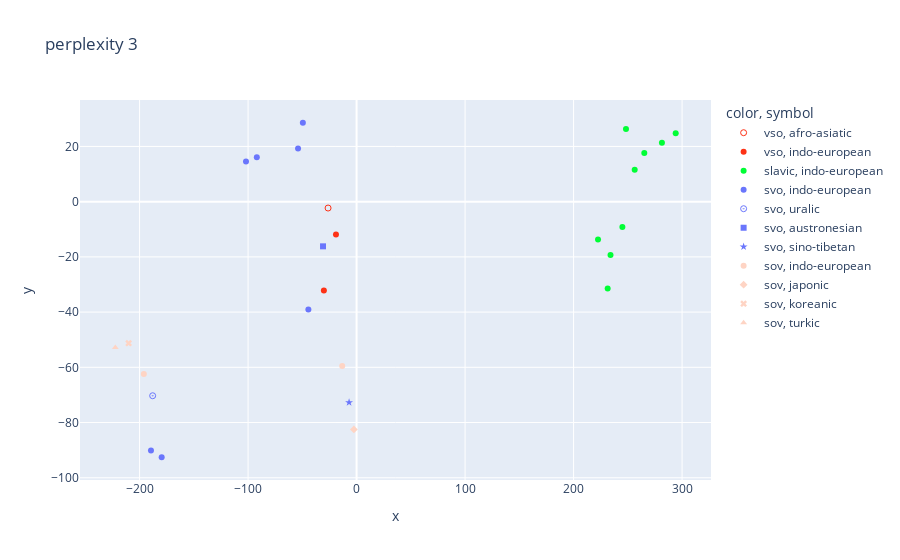
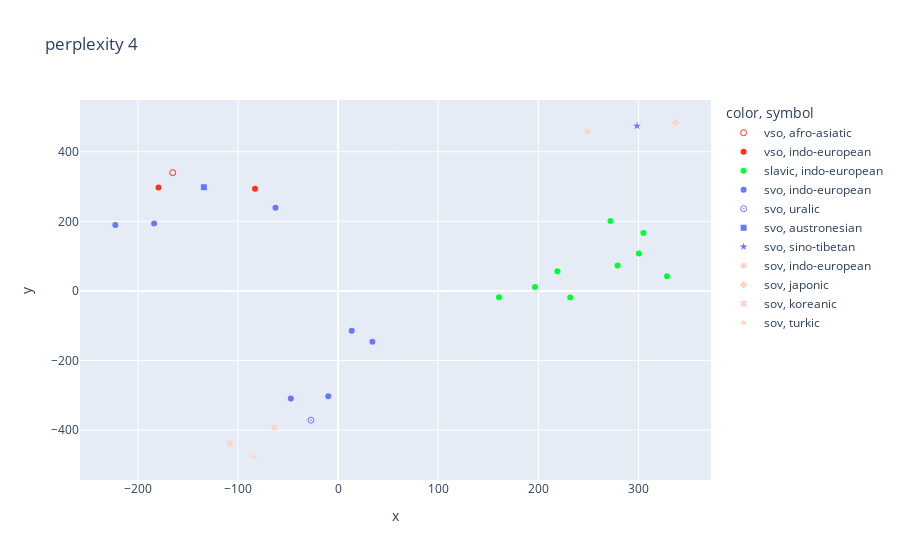
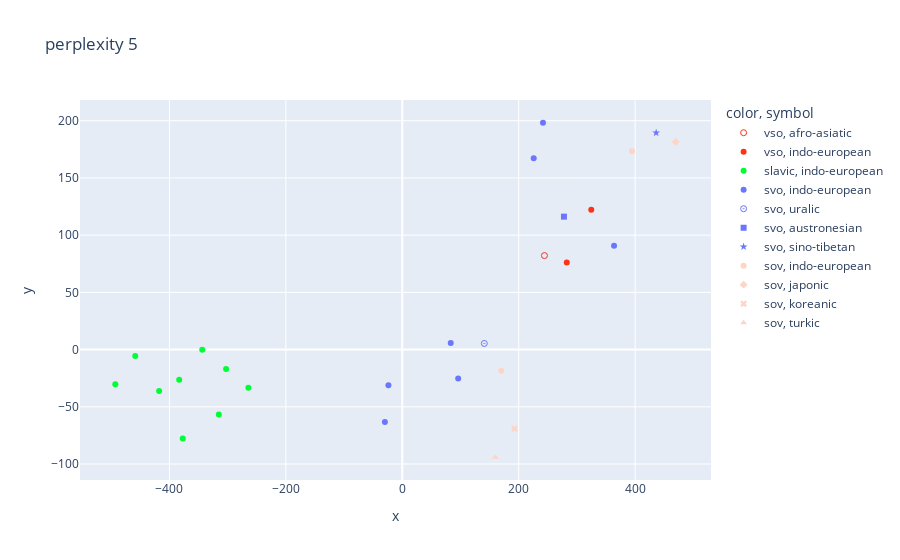
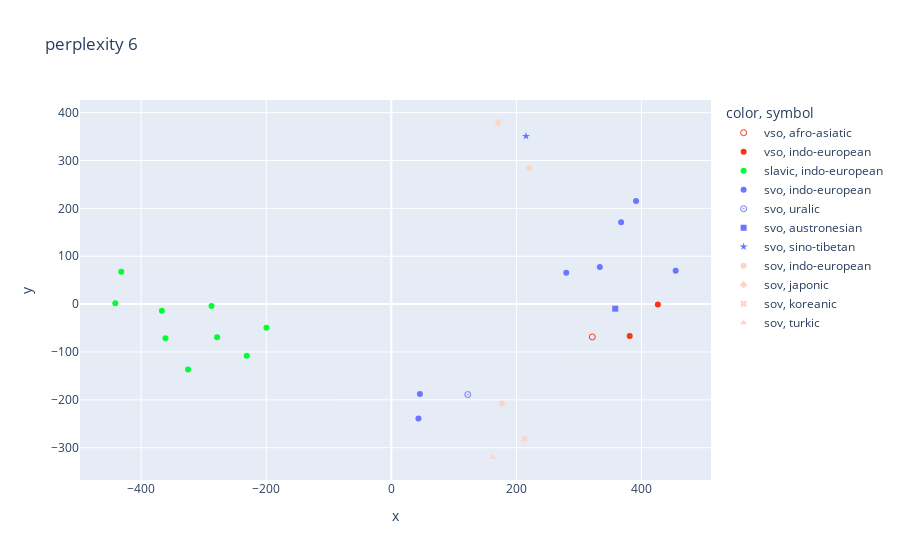

The cell these charts' notebook holds for them, in order:
### Code cell
for p in range(3, 16):    
    X_embedded = TSNE(perplexity=p, metric='euclidean', random_state=42).fit_transform(X)
    fig = px.scatter(x=X_embedded[:,0], y=X_embedded[:,1], color=[lang_types_dict[l] for l in langs], symbol=[families_dict[l] for l in langs], title=f"perplexity {p}", color_discrete_sequence=px.colors.qualitative.Light24, hover_data=[langs],
                     symbol_sequence= ['circle-open', 'circle', 'circle-open-dot', 'square', 'diamond', 'x', 'triangle-up', 'star', 'cross-thin'])
    fig.show()

### Figure 1 — Plotly figure (JSON) as saved in the notebook; plotly's stock layout.template omitted (floating-point values rounded to 4 significant figures)
{"data": [{"customdata": [["ar"]], "hovertemplate": "color=vso<br>symbol=afro-asiatic<br>x=%{x}<br>y=%{y}<br>hover_data_0=%{customdata[0]}<extra></extra>", "legendgroup": "vso, afro-asiatic", "marker": {"color": "#FD3216", "symbol": "circle-open"}, "mode": "markers", "name": "vso, afro-asiatic", "orientation": "v", "showlegend": true, "type": "scatter", "x": [-26.27], "xaxis": "x", "y": [-2.309], "yaxis": "y"}, {"customdata": [["cy"], ["ga"]], "hovertemplate": "color=vso<br>symbol=indo-european<br>x=%{x}<br>y=%{y}<br>hover_data_0=%{customdata[0]}<extra></extra>", "legendgroup": "vso, indo-european", "marker": {"color": "#FD3216", "symbol": "circle"}, "mode": "markers", "name": "vso, indo-european", "orientation": "v", "showlegend": true, "type": "scatter", "x": [-18.99, -30.13], "xaxis": "x", "y": [-11.9, -32.14], "yaxis": "y"}, {"customdata": [["be"], ["bg"], ["cs"], ["hr"], ["pl"], ["ru"], ["slk"], ["slv"], ["uk"]], "hovertemplate": "color=slavic<br>symbol=indo-european<br>x=%{x}<br>y=%{y}<br>hover_data_0=%{customdata[0]}<extra></extra>", "legendgroup": "slavic, indo-european", "marker": {"color": "#00FE35", "symbol": "circle"}, "mode": "markers", "name": "slavic, indo-european", "orientation": "v", "showlegend": true, "type": "scatter", "x": [248.3, 245.0, 222.5, 234.0, 281.4, 256.3, 294.1, 231.4, 265.2], "xaxis": "x", "y": [26.32, -9.132, -13.72, -19.36, 21.38, 11.58, 24.77, -31.45, 17.59], "yaxis": "y"}, {"customdata": [["de"], ["en"], ["es"], ["fr"], ["lt"], ["lv"], ["nl"]], "hovertemplate": "color=svo<br>symbol=indo-european<br>x=%{x}<br>y=%{y}<br>hover_data_0=%{customdata[0]}<extra></extra>", "legendgroup": "svo, indo-european", "marker": {"color": "#6A76FC", "symbol": "circle"}, "mode": "markers", "name": "svo, indo-european", "orientation": "v", "showlegend": true, "type": "scatter", "x": [-101.9, -44.43, -53.95, -49.52, -189.5, -179.6, -91.95], "xaxis": "x", "y": [14.55, -39.1, 19.28, 28.58, -90.14, -92.57, 16.11], "yaxis": "y"}, {"customdata": [["fi"]], "hovertemplate": "color=svo<br>symbol=uralic<br>x=%{x}<br>y=%{y}<br>hover_data_0=%{customdata[0]}<extra></extra>", "legendgroup": "svo, uralic", "marker": {"color": "#6A76FC", "symbol": "circle-open-dot"}, "mode": "markers", "name": "svo, uralic", "orientation": "v", "showlegend": true, "type": "scatter", "x": [-187.9], "xaxis": "x", "y": [-70.3], "yaxis": "y"}, {"customdata": [["id"]], "hovertemplate": "color=svo<br>symbol=austronesian<br>x=%{x}<br>y=%{y}<br>hover_data_0=%{customdata[0]}<extra></extra>", "legendgroup": "svo, austronesian", "marker": {"color": "#6A76FC", "symbol": "square"}, "mode": "markers", "name": "svo, austronesian", "orientation": "v", "showlegend": true, "type": "scatter", "x": [-30.92], "xaxis": "x", "y": [-16.18], "yaxis": "y"}, {"customdata": [["zh"]], "hovertemplate": "color=svo<br>symbol=sino-tibetan<br>x=%{x}<br>y=%{y}<br>hover_data_0=%{customdata[0]}<extra></extra>", "legendgroup": "svo, sino-tibetan", "marker": {"color": "#6A76FC", "symbol": "star"}, "mode": "markers", "name": "svo, sino-tibetan", "orientation": "v", "showlegend": true, "type": "scatter", "x": [-6.913], "xaxis": "x", "y": [-72.72], "yaxis": "y"}, {"customdata": [["fa"], ["hy"]], "hovertemplate": "color=sov<br>symbol=indo-european<br>x=%{x}<br>y=%{y}<br>hover_data_0=%{customdata[0]}<extra></extra>", "legendgroup": "sov, indo-european", "marker": {"color": "#FED4C4", "symbol": "circle"}, "mode": "markers", "name": "sov, indo-european", "orientation": "v", "showlegend": true, "type": "scatter", "x": [-13.23, -196.1], "xaxis": "x", "y": [-59.55, -62.45], "yaxis": "y"}, {"customdata": [["ja"]], "hovertemplate": "color=sov<br>symbol=japonic<br>x=%{x}<br>y=%{y}<br>hover_data_0=%{customdata[0]}<extra></extra>", "legendgroup": "sov, japonic", "marker": {"color": "#FED4C4", "symbol": "diamond"}, "mode": "markers", "name": "sov, japonic", "orientation": "v", "showlegend": true, "type": "scatter", "x": [-2.486], "xaxis": "x", "y": [-82.51], "yaxis": "y"}, {"customdata": [["ko"]], "hovertemplate": "color=sov<br>symbol=koreanic<br>x=%{x}<br>y=%{y}<br>hover_data_0=%{customdata[0]}<extra></extra>", "legendgroup": "sov, koreanic", "marker": {"color": "#FED4C4", "symbol": "x"}, "mode": "markers", "name": "sov, koreanic", "orientation": "v", "showlegend": true, "type": "scatter", "x": [-210.1], "xaxis": "x", "y": [-51.26], "yaxis": "y"}, {"customdata": [["tr"]], "hovertemplate": "color=sov<br>symbol=turkic<br>x=%{x}<br>y=%{y}<br>hover_data_0=%{customdata[0]}<extra></extra>", "legendgroup": "sov, turkic", "marker": {"color": "#FED4C4", "symbol": "triangle-up"}, "mode": "markers", "name": "sov, turkic", "orientation": "v", "showlegend": true, "type": "scatter", "x": [-222.4], "xaxis": "x", "y": [-52.85], "yaxis": "y"}], "layout": {"legend": {"title": {"text": "color, symbol"}, "tracegroupgap": 0}, "title": {"text": "perplexity 3"}, "xaxis": {"anchor": "y", "domain": [0, 1], "title": {"text": "x"}}, "yaxis": {"anchor": "x", "domain": [0, 1], "title": {"text": "y"}}}}

### Figure 2 — Plotly figure (JSON) as saved in the notebook; plotly's stock layout.template omitted (floating-point values rounded to 4 significant figures)
{"data": [{"customdata": [["ar"]], "hovertemplate": "color=vso<br>symbol=afro-asiatic<br>x=%{x}<br>y=%{y}<br>hover_data_0=%{customdata[0]}<extra></extra>", "legendgroup": "vso, afro-asiatic", "marker": {"color": "#FD3216", "symbol": "circle-open"}, "mode": "markers", "name": "vso, afro-asiatic", "orientation": "v", "showlegend": true, "type": "scatter", "x": [-165.2], "xaxis": "x", "y": [339.8], "yaxis": "y"}, {"customdata": [["cy"], ["ga"]], "hovertemplate": "color=vso<br>symbol=indo-european<br>x=%{x}<br>y=%{y}<br>hover_data_0=%{customdata[0]}<extra></extra>", "legendgroup": "vso, indo-european", "marker": {"color": "#FD3216", "symbol": "circle"}, "mode": "markers", "name": "vso, indo-european", "orientation": "v", "showlegend": true, "type": "scatter", "x": [-179.4, -82.98], "xaxis": "x", "y": [297.5, 293.5], "yaxis": "y"}, {"customdata": [["be"], ["bg"], ["cs"], ["hr"], ["pl"], ["ru"], ["slk"], ["slv"], ["uk"]], "hovertemplate": "color=slavic<br>symbol=indo-european<br>x=%{x}<br>y=%{y}<br>hover_data_0=%{customdata[0]}<extra></extra>", "legendgroup": "slavic, indo-european", "marker": {"color": "#00FE35", "symbol": "circle"}, "mode": "markers", "name": "slavic, indo-european", "orientation": "v", "showlegend": true, "type": "scatter", "x": [328.6, 219.1, 231.9, 196.7, 305.1, 279.2, 272.1, 160.7, 300.5], "xaxis": "x", "y": [41.98, 56.85, -18.74, 11.2, 166.3, 73.41, 201.2, -17.84, 107.3], "yaxis": "y"}, {"customdata": [["de"], ["en"], ["es"], ["fr"], ["lt"], ["lv"], ["nl"]], "hovertemplate": "color=svo<br>symbol=indo-european<br>x=%{x}<br>y=%{y}<br>hover_data_0=%{customdata[0]}<extra></extra>", "legendgroup": "svo, indo-european", "marker": {"color": "#6A76FC", "symbol": "circle"}, "mode": "markers", "name": "svo, indo-european", "orientation": "v", "showlegend": true, "type": "scatter", "x": [34.27, -62.55, -183.8, -222.6, -47.25, -9.849, 13.59], "xaxis": "x", "y": [-145.8, 239.1, 193.9, 189.3, -309.3, -302.9, -114.5], "yaxis": "y"}, {"customdata": [["fi"]], "hovertemplate": "color=svo<br>symbol=uralic<br>x=%{x}<br>y=%{y}<br>hover_data_0=%{customdata[0]}<extra></extra>", "legendgroup": "svo, uralic", "marker": {"color": "#6A76FC", "symbol": "circle-open-dot"}, "mode": "markers", "name": "svo, uralic", "orientation": "v", "showlegend": true, "type": "scatter", "x": [-27.13], "xaxis": "x", "y": [-371.4], "yaxis": "y"}, {"customdata": [["id"]], "hovertemplate": "color=svo<br>symbol=austronesian<br>x=%{x}<br>y=%{y}<br>hover_data_0=%{customdata[0]}<extra></extra>", "legendgroup": "svo, austronesian", "marker": {"color": "#6A76FC", "symbol": "square"}, "mode": "markers", "name": "svo, austronesian", "orientation": "v", "showlegend": true, "type": "scatter", "x": [-134.1], "xaxis": "x", "y": [298.0], "yaxis": "y"}, {"customdata": [["zh"]], "hovertemplate": "color=svo<br>symbol=sino-tibetan<br>x=%{x}<br>y=%{y}<br>hover_data_0=%{customdata[0]}<extra></extra>", "legendgroup": "svo, sino-tibetan", "marker": {"color": "#6A76FC", "symbol": "star"}, "mode": "markers", "name": "svo, sino-tibetan", "orientation": "v", "showlegend": true, "type": "scatter", "x": [298.6], "xaxis": "x", "y": [474.1], "yaxis": "y"}, {"customdata": [["fa"], ["hy"]], "hovertemplate": "color=sov<br>symbol=indo-european<br>x=%{x}<br>y=%{y}<br>hover_data_0=%{customdata[0]}<extra></extra>", "legendgroup": "sov, indo-european", "marker": {"color": "#FED4C4", "symbol": "circle"}, "mode": "markers", "name": "sov, indo-european", "orientation": "v", "showlegend": true, "type": "scatter", "x": [249.1, -63.65], "xaxis": "x", "y": [458.2, -393.3], "yaxis": "y"}, {"customdata": [["ja"]], "hovertemplate": "color=sov<br>symbol=japonic<br>x=%{x}<br>y=%{y}<br>hover_data_0=%{customdata[0]}<extra></extra>", "legendgroup": "sov, japonic", "marker": {"color": "#FED4C4", "symbol": "diamond"}, "mode": "markers", "name": "sov, japonic", "orientation": "v", "showlegend": true, "type": "scatter", "x": [337.2], "xaxis": "x", "y": [483.3], "yaxis": "y"}, {"customdata": [["ko"]], "hovertemplate": "color=sov<br>symbol=koreanic<br>x=%{x}<br>y=%{y}<br>hover_data_0=%{customdata[0]}<extra></extra>", "legendgroup": "sov, koreanic", "marker": {"color": "#FED4C4", "symbol": "x"}, "mode": "markers", "name": "sov, koreanic", "orientation": "v", "showlegend": true, "type": "scatter", "x": [-108.1], "xaxis": "x", "y": [-438.4], "yaxis": "y"}, {"customdata": [["tr"]], "hovertemplate": "color=sov<br>symbol=turkic<br>x=%{x}<br>y=%{y}<br>hover_data_0=%{customdata[0]}<extra></extra>", "legendgroup": "sov, turkic", "marker": {"color": "#FED4C4", "symbol": "triangle-up"}, "mode": "markers", "name": "sov, turkic", "orientation": "v", "showlegend": true, "type": "scatter", "x": [-84.18], "xaxis": "x", "y": [-478.0], "yaxis": "y"}], "layout": {"legend": {"title": {"text": "color, symbol"}, "tracegroupgap": 0}, "title": {"text": "perplexity 4"}, "xaxis": {"anchor": "y", "domain": [0, 1], "title": {"text": "x"}}, "yaxis": {"anchor": "x", "domain": [0, 1], "title": {"text": "y"}}}}

### Figure 3 — Plotly figure (JSON) as saved in the notebook; plotly's stock layout.template omitted (floating-point values rounded to 4 significant figures)
{"data": [{"customdata": [["ar"]], "hovertemplate": "color=vso<br>symbol=afro-asiatic<br>x=%{x}<br>y=%{y}<br>hover_data_0=%{customdata[0]}<extra></extra>", "legendgroup": "vso, afro-asiatic", "marker": {"color": "#FD3216", "symbol": "circle-open"}, "mode": "markers", "name": "vso, afro-asiatic", "orientation": "v", "showlegend": true, "type": "scatter", "x": [244.2], "xaxis": "x", "y": [82.16], "yaxis": "y"}, {"customdata": [["cy"], ["ga"]], "hovertemplate": "color=vso<br>symbol=indo-european<br>x=%{x}<br>y=%{y}<br>hover_data_0=%{customdata[0]}<extra></extra>", "legendgroup": "vso, indo-european", "marker": {"color": "#FD3216", "symbol": "circle"}, "mode": "markers", "name": "vso, indo-european", "orientation": "v", "showlegend": true, "type": "scatter", "x": [282.5, 324.6], "xaxis": "x", "y": [76.08, 122.3], "yaxis": "y"}, {"customdata": [["be"], ["bg"], ["cs"], ["hr"], ["pl"], ["ru"], ["slk"], ["slv"], ["uk"]], "hovertemplate": "color=slavic<br>symbol=indo-european<br>x=%{x}<br>y=%{y}<br>hover_data_0=%{customdata[0]}<extra></extra>", "legendgroup": "slavic, indo-european", "marker": {"color": "#00FE35", "symbol": "circle"}, "mode": "markers", "name": "slavic, indo-european", "orientation": "v", "showlegend": true, "type": "scatter", "x": [-377.2, -343.7, -315.2, -302.7, -458.7, -383.2, -493.0, -264.4, -417.7], "xaxis": "x", "y": [-77.61, -0.1606, -56.63, -16.88, -5.657, -26.31, -30.39, -33.26, -36.28], "yaxis": "y"}, {"customdata": [["de"], ["en"], ["es"], ["fr"], ["lt"], ["lv"], ["nl"]], "hovertemplate": "color=svo<br>symbol=indo-european<br>x=%{x}<br>y=%{y}<br>hover_data_0=%{customdata[0]}<extra></extra>", "legendgroup": "svo, indo-european", "marker": {"color": "#6A76FC", "symbol": "circle"}, "mode": "markers", "name": "svo, indo-european", "orientation": "v", "showlegend": true, "type": "scatter", "x": [-29.89, 363.8, 225.8, 241.7, 96.03, 83.2, -23.81], "xaxis": "x", "y": [-63.22, 90.68, 167.2, 198.3, -25.31, 5.749, -31.15], "yaxis": "y"}, {"customdata": [["fi"]], "hovertemplate": "color=svo<br>symbol=uralic<br>x=%{x}<br>y=%{y}<br>hover_data_0=%{customdata[0]}<extra></extra>", "legendgroup": "svo, uralic", "marker": {"color": "#6A76FC", "symbol": "circle-open-dot"}, "mode": "markers", "name": "svo, uralic", "orientation": "v", "showlegend": true, "type": "scatter", "x": [140.9], "xaxis": "x", "y": [5.359], "yaxis": "y"}, {"customdata": [["id"]], "hovertemplate": "color=svo<br>symbol=austronesian<br>x=%{x}<br>y=%{y}<br>hover_data_0=%{customdata[0]}<extra></extra>", "legendgroup": "svo, austronesian", "marker": {"color": "#6A76FC", "symbol": "square"}, "mode": "markers", "name": "svo, austronesian", "orientation": "v", "showlegend": true, "type": "scatter", "x": [277.7], "xaxis": "x", "y": [116.2], "yaxis": "y"}, {"customdata": [["zh"]], "hovertemplate": "color=svo<br>symbol=sino-tibetan<br>x=%{x}<br>y=%{y}<br>hover_data_0=%{customdata[0]}<extra></extra>", "legendgroup": "svo, sino-tibetan", "marker": {"color": "#6A76FC", "symbol": "star"}, "mode": "markers", "name": "svo, sino-tibetan", "orientation": "v", "showlegend": true, "type": "scatter", "x": [436.1], "xaxis": "x", "y": [189.4], "yaxis": "y"}, {"customdata": [["fa"], ["hy"]], "hovertemplate": "color=sov<br>symbol=indo-european<br>x=%{x}<br>y=%{y}<br>hover_data_0=%{customdata[0]}<extra></extra>", "legendgroup": "sov, indo-european", "marker": {"color": "#FED4C4", "symbol": "circle"}, "mode": "markers", "name": "sov, indo-european", "orientation": "v", "showlegend": true, "type": "scatter", "x": [394.5, 170.0], "xaxis": "x", "y": [173.3, -18.56], "yaxis": "y"}, {"customdata": [["ja"]], "hovertemplate": "color=sov<br>symbol=japonic<br>x=%{x}<br>y=%{y}<br>hover_data_0=%{customdata[0]}<extra></extra>", "legendgroup": "sov, japonic", "marker": {"color": "#FED4C4", "symbol": "diamond"}, "mode": "markers", "name": "sov, japonic", "orientation": "v", "showlegend": true, "type": "scatter", "x": [469.7], "xaxis": "x", "y": [181.5], "yaxis": "y"}, {"customdata": [["ko"]], "hovertemplate": "color=sov<br>symbol=koreanic<br>x=%{x}<br>y=%{y}<br>hover_data_0=%{customdata[0]}<extra></extra>", "legendgroup": "sov, koreanic", "marker": {"color": "#FED4C4", "symbol": "x"}, "mode": "markers", "name": "sov, koreanic", "orientation": "v", "showlegend": true, "type": "scatter", "x": [192.7], "xaxis": "x", "y": [-69.07], "yaxis": "y"}, {"customdata": [["tr"]], "hovertemplate": "color=sov<br>symbol=turkic<br>x=%{x}<br>y=%{y}<br>hover_data_0=%{customdata[0]}<extra></extra>", "legendgroup": "sov, turkic", "marker": {"color": "#FED4C4", "symbol": "triangle-up"}, "mode": "markers", "name": "sov, turkic", "orientation": "v", "showlegend": true, "type": "scatter", "x": [159.9], "xaxis": "x", "y": [-94.1], "yaxis": "y"}], "layout": {"legend": {"title": {"text": "color, symbol"}, "tracegroupgap": 0}, "title": {"text": "perplexity 5"}, "xaxis": {"anchor": "y", "domain": [0, 1], "title": {"text": "x"}}, "yaxis": {"anchor": "x", "domain": [0, 1], "title": {"text": "y"}}}}

### Figure 4 — Plotly figure (JSON) as saved in the notebook; plotly's stock layout.template omitted (floating-point values rounded to 4 significant figures)
{"data": [{"customdata": [["ar"]], "hovertemplate": "color=vso<br>symbol=afro-asiatic<br>x=%{x}<br>y=%{y}<br>hover_data_0=%{customdata[0]}<extra></extra>", "legendgroup": "vso, afro-asiatic", "marker": {"color": "#FD3216", "symbol": "circle-open"}, "mode": "markers", "name": "vso, afro-asiatic", "orientation": "v", "showlegend": true, "type": "scatter", "x": [321.3], "xaxis": "x", "y": [-68.5], "yaxis": "y"}, {"customdata": [["cy"], ["ga"]], "hovertemplate": "color=vso<br>symbol=indo-european<br>x=%{x}<br>y=%{y}<br>hover_data_0=%{customdata[0]}<extra></extra>", "legendgroup": "vso, indo-european", "marker": {"color": "#FD3216", "symbol": "circle"}, "mode": "markers", "name": "vso, indo-european", "orientation": "v", "showlegend": true, "type": "scatter", "x": [381.2, 426.2], "xaxis": "x", "y": [-66.71, -1.016], "yaxis": "y"}, {"customdata": [["be"], ["bg"], ["cs"], ["hr"], ["pl"], ["ru"], ["slk"], ["slv"], ["uk"]], "hovertemplate": "color=slavic<br>symbol=indo-european<br>x=%{x}<br>y=%{y}<br>hover_data_0=%{customdata[0]}<extra></extra>", "legendgroup": "slavic, indo-european", "marker": {"color": "#00FE35", "symbol": "circle"}, "mode": "markers", "name": "slavic, indo-european", "orientation": "v", "showlegend": true, "type": "scatter", "x": [-325.0, -287.5, -278.6, -231.3, -441.4, -361.1, -431.9, -199.7, -366.9], "xaxis": "x", "y": [-136.4, -3.794, -69.36, -108.1, 1.708, -71.1, 67.75, -49.5, -14.03], "yaxis": "y"}, {"customdata": [["de"], ["en"], ["es"], ["fr"], ["lt"], ["lv"], ["nl"]], "hovertemplate": "color=svo<br>symbol=indo-european<br>x=%{x}<br>y=%{y}<br>hover_data_0=%{customdata[0]}<extra></extra>", "legendgroup": "svo, indo-european", "marker": {"color": "#6A76FC", "symbol": "circle"}, "mode": "markers", "name": "svo, indo-european", "orientation": "v", "showlegend": true, "type": "scatter", "x": [391.3, 454.7, 333.4, 279.7, 45.66, 43.35, 367.4], "xaxis": "x", "y": [215.3, 69.88, 77.46, 65.66, -187.7, -238.7, 170.9], "yaxis": "y"}, {"customdata": [["fi"]], "hovertemplate": "color=svo<br>symbol=uralic<br>x=%{x}<br>y=%{y}<br>hover_data_0=%{customdata[0]}<extra></extra>", "legendgroup": "svo, uralic", "marker": {"color": "#6A76FC", "symbol": "circle-open-dot"}, "mode": "markers", "name": "svo, uralic", "orientation": "v", "showlegend": true, "type": "scatter", "x": [122.2], "xaxis": "x", "y": [-188.9], "yaxis": "y"}, {"customdata": [["id"]], "hovertemplate": "color=svo<br>symbol=austronesian<br>x=%{x}<br>y=%{y}<br>hover_data_0=%{customdata[0]}<extra></extra>", "legendgroup": "svo, austronesian", "marker": {"color": "#6A76FC", "symbol": "square"}, "mode": "markers", "name": "svo, austronesian", "orientation": "v", "showlegend": true, "type": "scatter", "x": [358.0], "xaxis": "x", "y": [-9.548], "yaxis": "y"}, {"customdata": [["zh"]], "hovertemplate": "color=svo<br>symbol=sino-tibetan<br>x=%{x}<br>y=%{y}<br>hover_data_0=%{customdata[0]}<extra></extra>", "legendgroup": "svo, sino-tibetan", "marker": {"color": "#6A76FC", "symbol": "star"}, "mode": "markers", "name": "svo, sino-tibetan", "orientation": "v", "showlegend": true, "type": "scatter", "x": [215.4], "xaxis": "x", "y": [350.8], "yaxis": "y"}, {"customdata": [["fa"], ["hy"]], "hovertemplate": "color=sov<br>symbol=indo-european<br>x=%{x}<br>y=%{y}<br>hover_data_0=%{customdata[0]}<extra></extra>", "legendgroup": "sov, indo-european", "marker": {"color": "#FED4C4", "symbol": "circle"}, "mode": "markers", "name": "sov, indo-european", "orientation": "v", "showlegend": true, "type": "scatter", "x": [220.5, 176.9], "xaxis": "x", "y": [283.7, -207.4], "yaxis": "y"}, {"customdata": [["ja"]], "hovertemplate": "color=sov<br>symbol=japonic<br>x=%{x}<br>y=%{y}<br>hover_data_0=%{customdata[0]}<extra></extra>", "legendgroup": "sov, japonic", "marker": {"color": "#FED4C4", "symbol": "diamond"}, "mode": "markers", "name": "sov, japonic", "orientation": "v", "showlegend": true, "type": "scatter", "x": [170.8], "xaxis": "x", "y": [378.9], "yaxis": "y"}, {"customdata": [["ko"]], "hovertemplate": "color=sov<br>symbol=koreanic<br>x=%{x}<br>y=%{y}<br>hover_data_0=%{customdata[0]}<extra></extra>", "legendgroup": "sov, koreanic", "marker": {"color": "#FED4C4", "symbol": "x"}, "mode": "markers", "name": "sov, koreanic", "orientation": "v", "showlegend": true, "type": "scatter", "x": [212.8], "xaxis": "x", "y": [-281.3], "yaxis": "y"}, {"customdata": [["tr"]], "hovertemplate": "color=sov<br>symbol=turkic<br>x=%{x}<br>y=%{y}<br>hover_data_0=%{customdata[0]}<extra></extra>", "legendgroup": "sov, turkic", "marker": {"color": "#FED4C4", "symbol": "triangle-up"}, "mode": "markers", "name": "sov, turkic", "orientation": "v", "showlegend": true, "type": "scatter", "x": [162.1], "xaxis": "x", "y": [-319.9], "yaxis": "y"}], "layout": {"legend": {"title": {"text": "color, symbol"}, "tracegroupgap": 0}, "title": {"text": "perplexity 6"}, "xaxis": {"anchor": "y", "domain": [0, 1], "title": {"text": "x"}}, "yaxis": {"anchor": "x", "domain": [0, 1], "title": {"text": "y"}}}}
